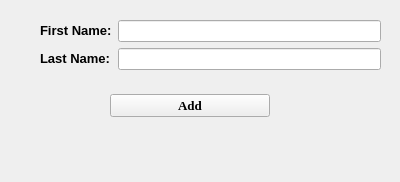
<?xml version="1.0" encoding="UTF-8"?>
<ui version="4.0">
 <class>Form</class>
 <widget class="QWidget" name="Form">
  <property name="geometry">
   <rect>
    <x>0</x>
    <y>0</y>
    <width>400</width>
    <height>182</height>
   </rect>
  </property>
  <property name="windowTitle">
   <string>Form</string>
  </property>
  <widget class="QWidget" name="formLayoutWidget">
   <property name="geometry">
    <rect>
     <x>40</x>
     <y>20</y>
     <width>341</width>
     <height>61</height>
    </rect>
   </property>
   <layout class="QFormLayout" name="formLayout">
    <item row="0" column="0">
     <widget class="QLabel" name="first_name_label">
      <property name="text">
       <string>&lt;html&gt;&lt;head/&gt;&lt;body&gt;&lt;p&gt;&lt;span style=&quot; font-size:10pt; font-weight:600;&quot;&gt;First Name:&lt;/span&gt;&lt;/p&gt;&lt;/body&gt;&lt;/html&gt;</string>
      </property>
      <property name="textFormat">
       <enum>Qt::RichText</enum>
      </property>
     </widget>
    </item>
    <item row="0" column="1">
     <widget class="QLineEdit" name="first_name_edit"/>
    </item>
    <item row="1" column="0">
     <widget class="QLabel" name="last_name_label">
      <property name="text">
       <string>&lt;html&gt;&lt;head/&gt;&lt;body&gt;&lt;p&gt;&lt;span style=&quot; font-size:10pt; font-weight:600;&quot;&gt;Last Name:&lt;/span&gt;&lt;/p&gt;&lt;/body&gt;&lt;/html&gt;</string>
      </property>
      <property name="textFormat">
       <enum>Qt::RichText</enum>
      </property>
     </widget>
    </item>
    <item row="1" column="1">
     <widget class="QLineEdit" name="last_name_edit"/>
    </item>
   </layout>
  </widget>
  <widget class="QWidget" name="verticalLayoutWidget">
   <property name="geometry">
    <rect>
     <x>110</x>
     <y>90</y>
     <width>160</width>
     <height>31</height>
    </rect>
   </property>
   <layout class="QVBoxLayout" name="verticalLayout">
    <item>
     <widget class="QPushButton" name="add_button">
      <property name="font">
       <font>
        <family>Times New Roman</family>
        <pointsize>10</pointsize>
        <weight>75</weight>
        <bold>true</bold>
       </font>
      </property>
      <property name="text">
       <string>Add</string>
      </property>
     </widget>
    </item>
   </layout>
  </widget>
  <widget class="QLabel" name="notification">
   <property name="geometry">
    <rect>
     <x>40</x>
     <y>130</y>
     <width>321</width>
     <height>31</height>
    </rect>
   </property>
   <property name="text">
    <string/>
   </property>
  </widget>
 </widget>
 <resources/>
 <connections/>
</ui>
